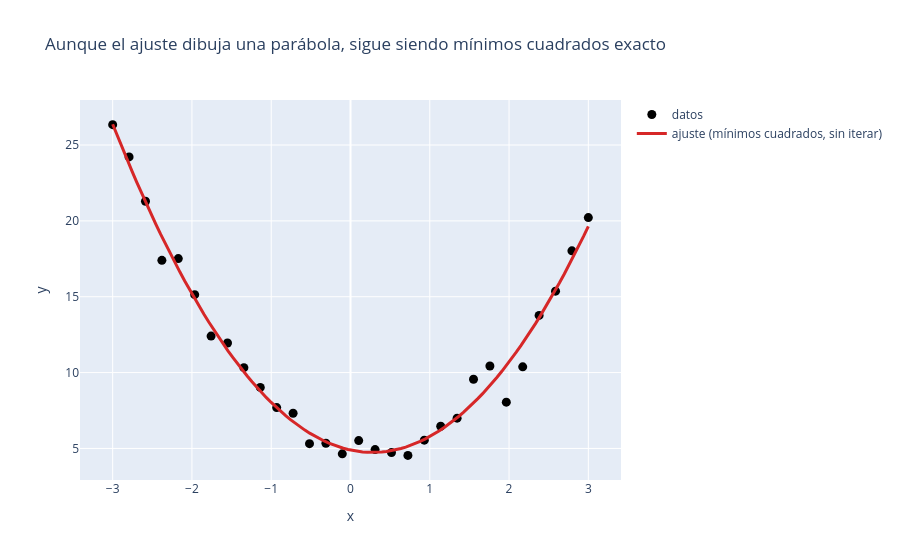

Write notebook code for a chart like this one.
### Code cell
x_linea = np.linspace(-3, 3, 100)
y_linea = modelo_poli.predict(np.column_stack([x_linea, x_linea**2]))

fig = go.Figure()
fig.add_trace(go.Scatter(x=x_poli, y=y_poli, mode="markers", name="datos", marker={"size": 9, "color": "black"}))
fig.add_trace(go.Scatter(x=x_linea, y=y_linea, mode="lines", name="ajuste (mínimos cuadrados, sin iterar)", line={"color": "#d62728", "width": 3}))
fig.update_layout(
    title="Aunque el ajuste dibuja una parábola, sigue siendo mínimos cuadrados exacto",
    xaxis_title="x", yaxis_title="y",
)
fig.show()
